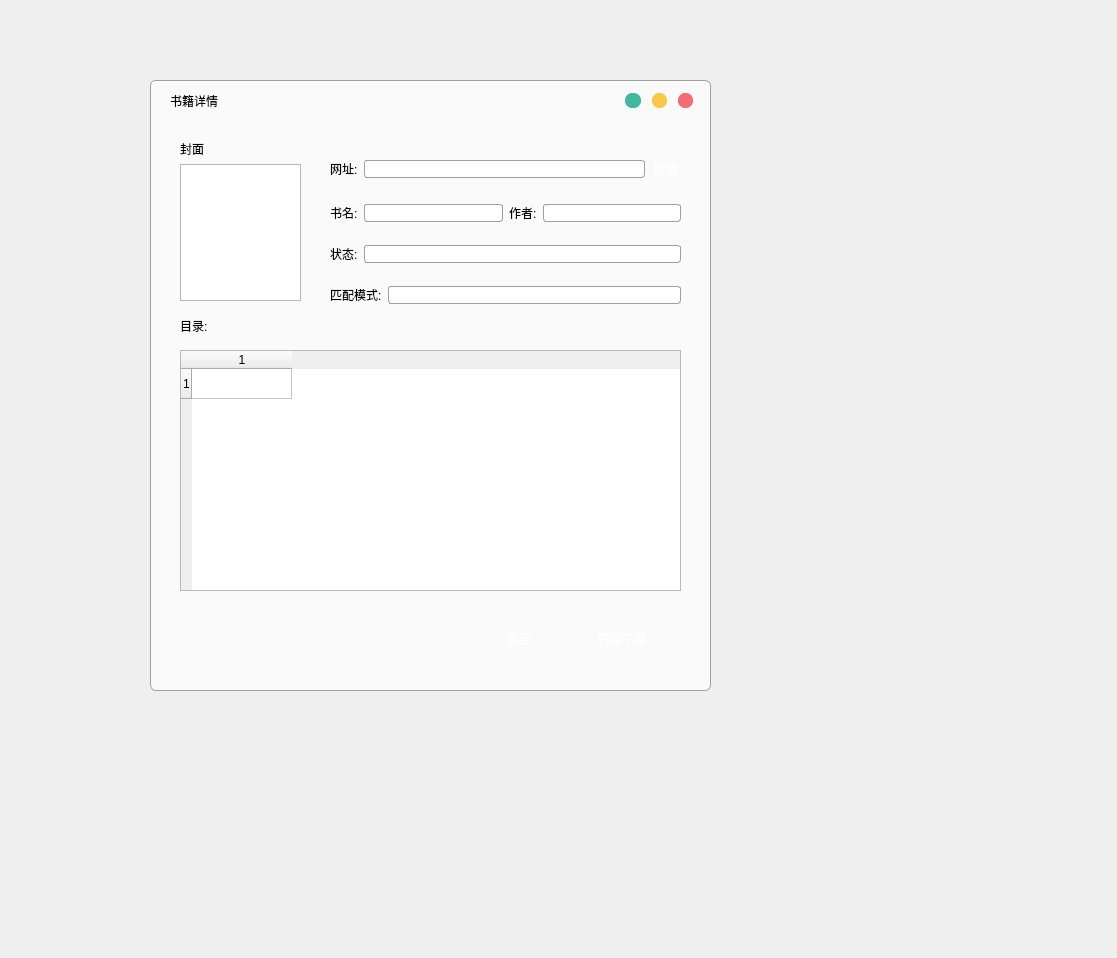
<?xml version="1.0" encoding="UTF-8"?>
<ui version="4.0">
    <class>MainWindow</class>
    <widget class="QMainWindow" name="MainWindow">
        <property name="geometry">
            <rect>
                <x>0</x>
                <y>0</y>
                <width>1117</width>
                <height>958</height>
            </rect>
        </property>
        <property name="windowTitle">
            <string>NoverDownloader</string>
        </property>
        <property name="styleSheet">
            <string notr="true">border-color: rgb(60, 12, 255);</string>
        </property>
        <widget class="QWidget" name="centralwidget">
            <widget class="QWidget" name="mainWidget" native="true">
                <property name="geometry">
                    <rect>
                        <x>150</x>
                        <y>80</y>
                        <width>561</width>
                        <height>611</height>
                    </rect>
                </property>
                <property name="styleSheet">
                    <string notr="true">#mainWidget {
                        background-color: #fafafa;
                        border-width: 1px 1px 1px 1px;
                        border-style: solid;
                        border-color: rgb(160,160,160);
                        border-radius:6px;
                        }
                        QPushButton {

                        background-color: qlineargradient(spread:pad, x1:0, y1:0, x2:1, y2:0, stop:0 rgba(61, 159, 232 ,
                        255), stop:1 rgba(89, 183, 252, 255));
                        padding:10px;
                        color:white;
                        border-radius:10px;

                        }
                        #close_button {
                        padding:5px;
                        border-radius:15px;
                        }

                        QLineEdit {
                        border-width: 1px 1px 1px 1px;
                        border-style: solid;
                        border-color: rgb(160,160,160);
                        border-radius:3px;
                        }
                    </string>
                </property>
                <widget class="QWidget" name="verticalLayoutWidget">
                    <property name="geometry">
                        <rect>
                            <x>180</x>
                            <y>60</y>
                            <width>351</width>
                            <height>181</height>
                        </rect>
                    </property>
                    <layout class="QVBoxLayout" name="verticalLayout">
                        <item>
                            <layout class="QHBoxLayout" name="horizontalLayout">
                                <item>
                                    <widget class="QLabel" name="label">
                                        <property name="text">
                                            <string>网址:</string>
                                        </property>
                                    </widget>
                                </item>
                                <item>
                                    <widget class="QLineEdit" name="url_input">
                                        <property name="text">
                                            <string/>
                                        </property>
                                    </widget>
                                </item>
                                <item>
                                    <widget class="QPushButton" name="selected_button">
                                        <property name="styleSheet">
                                            <string notr="true">padding:3px;
                                                border-radius:1px;
                                            </string>
                                        </property>
                                        <property name="text">
                                            <string>查询</string>
                                        </property>
                                    </widget>
                                </item>
                            </layout>
                        </item>
                        <item>
                            <layout class="QHBoxLayout" name="horizontalLayout_2">
                                <item>
                                    <widget class="QLabel" name="label_2">
                                        <property name="text">
                                            <string>书名:</string>
                                        </property>
                                    </widget>
                                </item>
                                <item>
                                    <widget class="QLineEdit" name="book_name">
                                        <property name="text">
                                            <string/>
                                        </property>
                                    </widget>
                                </item>
                                <item>
                                    <widget class="QLabel" name="label_4">
                                        <property name="text">
                                            <string>作者:</string>
                                        </property>
                                    </widget>
                                </item>
                                <item>
                                    <widget class="QLineEdit" name="author">
                                        <property name="text">
                                            <string/>
                                        </property>
                                    </widget>
                                </item>
                            </layout>
                        </item>
                        <item>
                            <layout class="QHBoxLayout" name="horizontalLayout_5">
                                <item>
                                    <widget class="QLabel" name="label_6">
                                        <property name="text">
                                            <string>状态:</string>
                                        </property>
                                    </widget>
                                </item>
                                <item>
                                    <widget class="QLineEdit" name="status">
                                        <property name="text">
                                            <string/>
                                        </property>
                                    </widget>
                                </item>
                            </layout>
                        </item>
                        <item>
                            <layout class="QHBoxLayout" name="horizontalLayout_6">
                                <item>
                                    <widget class="QLabel" name="label_8">
                                        <property name="text">
                                            <string>匹配模式:</string>
                                        </property>
                                    </widget>
                                </item>
                                <item>
                                    <widget class="QLineEdit" name="mode_name">
                                        <property name="text">
                                            <string/>
                                        </property>
                                    </widget>
                                </item>
                            </layout>
                        </item>
                    </layout>
                </widget>
                <widget class="QLabel" name="label_3">
                    <property name="geometry">
                        <rect>
                            <x>30</x>
                            <y>240</y>
                            <width>54</width>
                            <height>12</height>
                        </rect>
                    </property>
                    <property name="text">
                        <string>目录:</string>
                    </property>
                </widget>
                <widget class="QWidget" name="verticalLayoutWidget_2">
                    <property name="geometry">
                        <rect>
                            <x>30</x>
                            <y>60</y>
                            <width>121</width>
                            <height>161</height>
                        </rect>
                    </property>
                    <layout class="QVBoxLayout" name="verticalLayout_2">
                        <item>
                            <widget class="QLabel" name="label_5">
                                <property name="text">
                                    <string>封面</string>
                                </property>
                            </widget>
                        </item>
                        <item>
                            <widget class="QGraphicsView" name="graphicsView">
                                <property name="styleSheet">
                                    <string notr="true">background-image: url(:/ui_design/xn.jpg);</string>
                                </property>
                                <property name="backgroundBrush">
                                    <brush brushstyle="CrossPattern">
                                        <color alpha="255">
                                            <red>0</red>
                                            <green>0</green>
                                            <blue>0</blue>
                                        </color>
                                    </brush>
                                </property>
                            </widget>
                        </item>
                    </layout>
                </widget>
                <widget class="QWidget" name="horizontalLayoutWidget">
                    <property name="geometry">
                        <rect>
                            <x>320</x>
                            <y>540</y>
                            <width>201</width>
                            <height>37</height>
                        </rect>
                    </property>
                    <layout class="QHBoxLayout" name="horizontalLayout_3">
                        <item>
                            <widget class="QPushButton" name="pushButton_2">
                                <property name="text">
                                    <string>返回</string>
                                </property>
                            </widget>
                        </item>
                        <item>
                            <widget class="QPushButton" name="pushButton">
                                <property name="text">
                                    <string>开始下载</string>
                                </property>
                            </widget>
                        </item>
                    </layout>
                </widget>
                <widget class="QWidget" name="gridLayoutWidget_2">
                    <property name="geometry">
                        <rect>
                            <x>470</x>
                            <y>10</y>
                            <width>81</width>
                            <height>21</height>
                        </rect>
                    </property>
                    <layout class="QGridLayout" name="gridLayout">
                        <item row="0" column="2">
                            <widget class="QPushButton" name="close_button">
                                <property name="maximumSize">
                                    <size>
                                        <width>15</width>
                                        <height>15</height>
                                    </size>
                                </property>
                                <property name="baseSize">
                                    <size>
                                        <width>17</width>
                                        <height>17</height>
                                    </size>
                                </property>
                                <property name="styleSheet">
                                    <string notr="true">background-color: #f46b72;
                                        border-radius:7px;
                                    </string>
                                </property>
                                <property name="text">
                                    <string/>
                                </property>
                                <property name="autoDefault">
                                    <bool>false</bool>
                                </property>
                                <property name="default">
                                    <bool>false</bool>
                                </property>
                                <property name="flat">
                                    <bool>false</bool>
                                </property>
                            </widget>
                        </item>
                        <item row="0" column="1">
                            <widget class="QPushButton" name="title_button_2">
                                <property name="maximumSize">
                                    <size>
                                        <width>15</width>
                                        <height>15</height>
                                    </size>
                                </property>
                                <property name="styleSheet">
                                    <string notr="true">background-color: #f9c846;
                                        border-radius:7px;
                                    </string>
                                </property>
                                <property name="text">
                                    <string/>
                                </property>
                            </widget>
                        </item>
                        <item row="0" column="0">
                            <widget class="QPushButton" name="title_button_3">
                                <property name="minimumSize">
                                    <size>
                                        <width>16</width>
                                        <height>0</height>
                                    </size>
                                </property>
                                <property name="maximumSize">
                                    <size>
                                        <width>15</width>
                                        <height>15</height>
                                    </size>
                                </property>
                                <property name="styleSheet">
                                    <string notr="true">background-color: #3fb89f;
                                        border-radius:7px;
                                    </string>
                                </property>
                                <property name="text">
                                    <string/>
                                </property>
                            </widget>
                        </item>
                    </layout>
                </widget>
                <widget class="QLabel" name="label_7">
                    <property name="geometry">
                        <rect>
                            <x>20</x>
                            <y>10</y>
                            <width>61</width>
                            <height>21</height>
                        </rect>
                    </property>
                    <property name="text">
                        <string>书籍详情</string>
                    </property>
                </widget>
                <widget class="QTableWidget" name="catalog_table">
                    <property name="geometry">
                        <rect>
                            <x>30</x>
                            <y>270</y>
                            <width>501</width>
                            <height>241</height>
                        </rect>
                    </property>
                    <property name="showGrid">
                        <bool>true</bool>
                    </property>
                    <property name="rowCount">
                        <number>1</number>
                    </property>
                    <property name="columnCount">
                        <number>1</number>
                    </property>
                    <row/>
                    <column/>
                </widget>
            </widget>
        </widget>
    </widget>
    <resources>
        <include location="ff.qrc"/>
    </resources>
    <connections/>
</ui>
